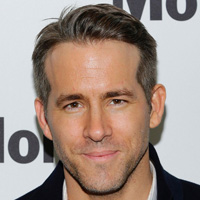
%> input picture Face-recognition on photo/dataset/1.jpg, 200 x 200 px
$ octave --eval "result = eigenface_core('dataset/1.jpg');"   (GNU Octave 9; MATLAB toolbox functions it lacks are replaced by stand-ins)
%> lines starting %> are read from the running program, lines starting %| are printed output that depends on the picture
function [m A eigenfaces pr_img] = eigenface_core(database_path)
%> called with database_path = 'dataset/1.jpg'


I1=double(rgb2gray(imread('./task6/dataset/1.jpg')));
%> I1: size 200x200 double; min 1, max 238, mean 147.9
T(:,1)=I1(:);

I2=double(rgb2gray(imread('./task6/dataset/2.jpg')));
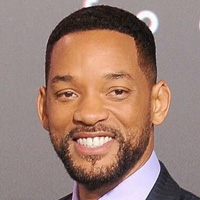
%> input picture Face-recognition on photo/dataset/2.jpg, 200 x 200 px
%> I2: size 200x200 double; min 4, max 255, mean 134.6
T(:,2)=I2(:);

I3=double(rgb2gray(imread('./task6/dataset/3.jpg')));
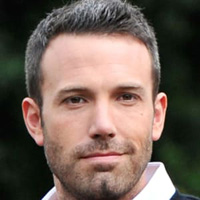
%> input picture Face-recognition on photo/dataset/3.jpg, 200 x 200 px
%> I3: size 200x200 double; min 1, max 255, mean 101.7
T(:,3)=I3(:);

I4=double(rgb2gray(imread('./task6/dataset/4.jpg')));
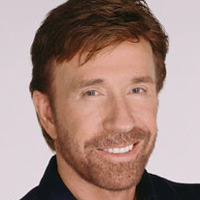
%> input picture Face-recognition on photo/dataset/4.jpg, 200 x 200 px
%> I4: size 200x200 double; min 5, max 246, mean 145
T(:,4)=I4(:);

I5=double(rgb2gray(imread('./task6/dataset/5.jpg')));
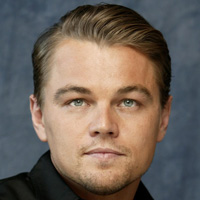
%> input picture Face-recognition on photo/dataset/5.jpg, 200 x 200 px
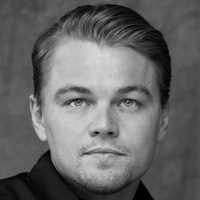
%> I5: size 200x200 double; min 0, max 225, mean 102
T(:,5)=I5(:);

I6=double(rgb2gray(imread('./task6/dataset/6.jpg')));
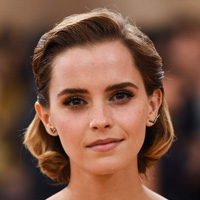
%> input picture Face-recognition on photo/dataset/6.jpg, 200 x 200 px
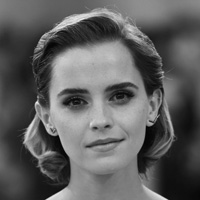
%> I6: size 200x200 double; min 2, max 234, mean 95.1
T(:,6)=I6(:);

%> (the run ends here)
